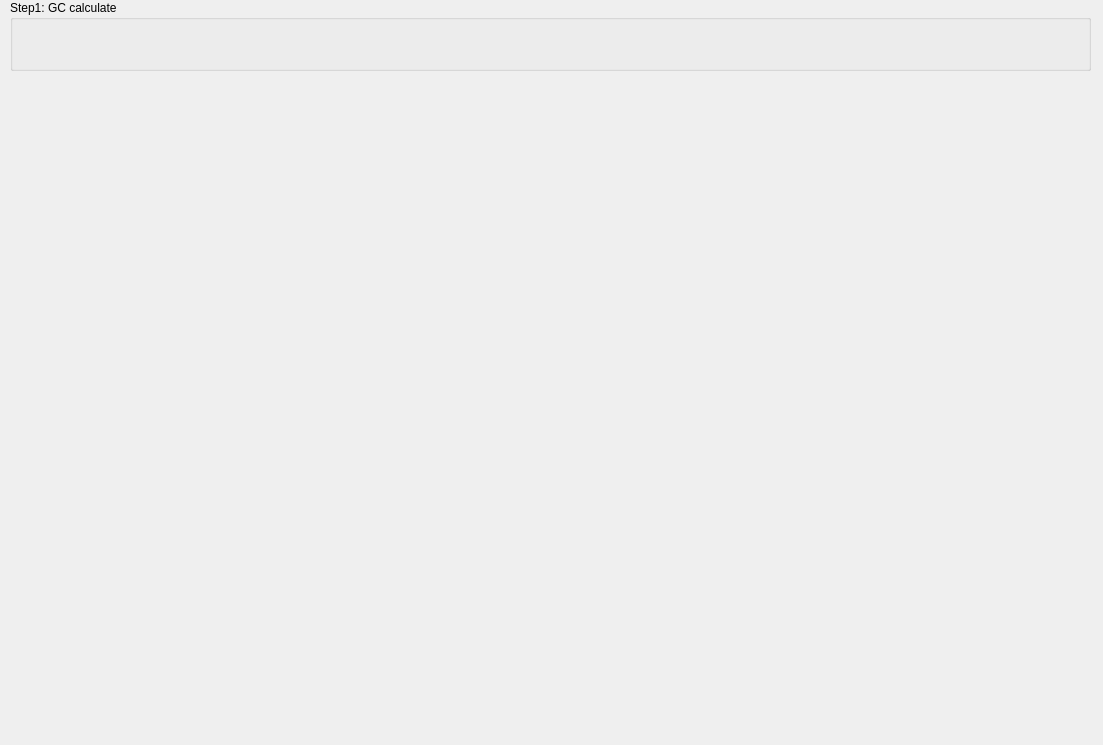
<?xml version="1.0" encoding="UTF-8"?>
<ui version="4.0">
 <class>frmMain</class>
 <widget class="QWidget" name="frmMain">
  <property name="geometry">
   <rect>
    <x>0</x>
    <y>0</y>
    <width>1103</width>
    <height>745</height>
   </rect>
  </property>
  <property name="windowTitle">
   <string>popCNV</string>
  </property>
  <widget class="QGroupBox" name="groupBox">
   <property name="geometry">
    <rect>
     <x>10</x>
     <y>0</y>
     <width>1081</width>
     <height>71</height>
    </rect>
   </property>
   <property name="title">
    <string>Step1: GC calculate</string>
   </property>
  </widget>
 </widget>
 <resources/>
 <connections/>
</ui>
